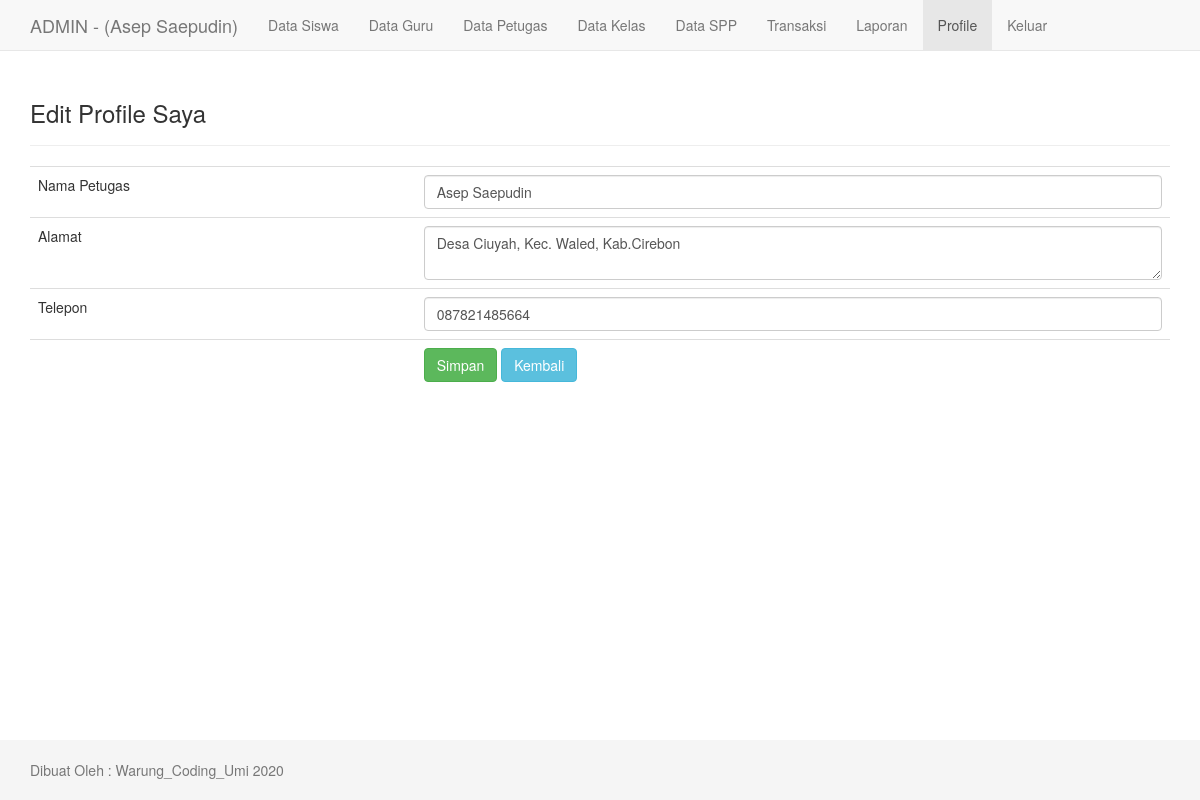
Page /admin/edit_profile.php (signed in) on the committed database.
### tables this page shows
CREATE TABLE `tb_petugas` (
  `id_petugas` int(11) NOT NULL,
  `username` varchar(35) NOT NULL,
  `password` varchar(50) NOT NULL,
  `nama_petugas` varchar(35) NOT NULL,
  `alamat` varchar(100) NOT NULL,
  `telepon` varchar(15) NOT NULL,
  `level` enum('admin','petugas') NOT NULL
);

### admin/edit_profile.php (the view, shortened to what this page needs)
<?php
    include "../inc/koneksi.php";
    $qprofil = mysqli_query($konek, "SELECT * FROM tb_petugas WHERE id_petugas='$_SESSION[id]'");
    $profil = mysqli_fetch_array($qprofil);
?>
<!DOCTYPE html>
<html lang="en">
<head>
    <link href="./../assets/css/bootstrap.min.css" rel="stylesheet">
    <link href="./../assets/style.css" rel="stylesheet">
</head>
<body>
     <nav class="navbar navbar-default navbar-fixed-top">
      <div class="container">
        <div class="navbar-header">
          <a class="navbar-brand" href="index.php">ADMIN - (<?php echo $profil['nama_petugas']; ?>)</a>
        </div>
        <div id="navbar" class="collapse navbar-collapse">
          <ul class="nav navbar-nav">
            <li><a href="tampil_siswa.php">Data Siswa</a></li>
            <li><a href="tampil_guru.php">Data Guru</a></li>
            <li><a href="tampil_petugas.php">Data Petugas</a></li>
            <li><a href="tampil_kelas.php">Data Kelas</a></li>
            <li><a href="tampil_spp.php">Data SPP</a></li>
            <li><a href="transaksi.php">Transaksi</a></li>
            <li><a href="laporan.php">Laporan</a></li>
            <li class="active"><a href="profile.php">Profile</a></li>
            <li><a href="../inc/logout.php">Keluar</a></li>
          </ul>
        </div>
      </div>
    </nav>
    <div class="container">
        <div class="page-header">
            <h3>Edit Profile Saya</h3>
        </div>
        <form action="" method="post">
            <table class="table">
                <tr>
                    <td>Nama Petugas</td>
                    <td><input class="form-control" type="text" name="nama" value="<?php echo $profil['nama_petugas']; ?>"></td>
                </tr>
                <tr>
                    <td>Alamat</td>
                    <td><textarea class="form-control" name="alamat"><?php echo $profil['alamat']; ?></textarea></td>
                </tr>
                <tr>
                    <td>Telepon</td>
                    <td><input class="form-control" type="number" name="telp" value="<?php echo $profil['telepon']; ?>"></td>
                </tr>
                <tr>
                    <td></td>
                    <td>
                    <input class="btn btn-success" type="submit" value="Simpan">
                        <a class="btn btn-info" href="profile.php">Kembali</a>
                    </td>
                </tr>
            </table>
        </form>
    </div>
<?php include "footer.php"; ?>

### assets/style.css (style rules this page uses)
html { position: relative; min-height: 100%; }
body { margin-bottom: 60px; }
body > .container { padding: 60px 15px 0; }

### rows in the picture
tb_petugas: nama_petugas "Asep Saepudin", nama "Asep Saepudin", alamat "Desa Ciuyah, Kec. Waled, Kab.Cirebon", telp "087821485664"
